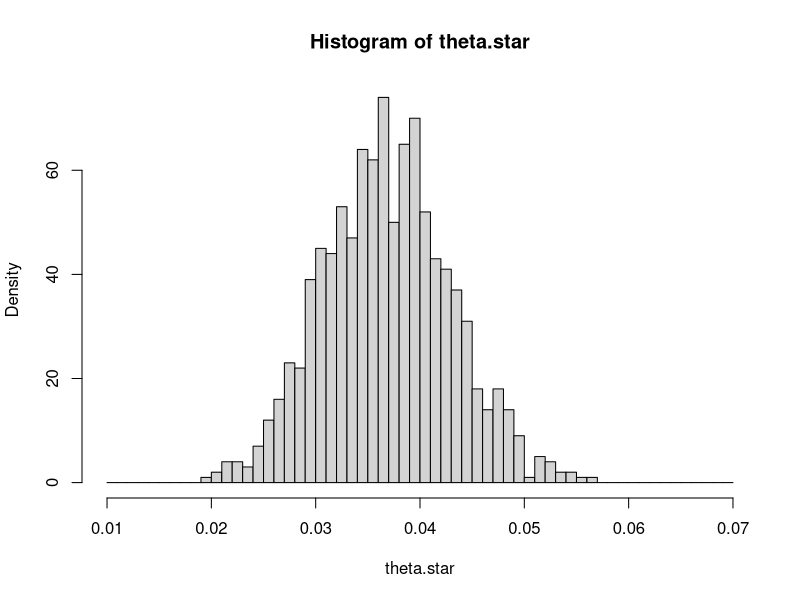

Recreate this plot in R.
#this program demonstrates the use of bootstrap for paramter estimation using a multinomial distribution
#the total counts are divided into cells, each having different probabilities of landing inside them
#a multinomial distribution is defined by one parameter, theta, which is used to find cell probabilities
#theta is the parameter to be estimated

#loop iterations
m <- 1000
#total count across all cells
n <- 3839

#cell probabilities
p <- c(0.5089,0.2411,0.2411,0.0089)

#initialize parameter found by bootstrap
theta.star <- numeric(m)

#bootstrap procedure
for(i in 1:m){
		y <- rmultinom(1,n,p)
		#the MLE for theta was found to be quadratic and so the following coefficients are used to compute it
		a <- y[1,]+y[2,]+y[3,]+y[4,]
		b <- -(y[1,]-2*y[2,]-2*y[3,]+y[4,])
		c <- -2*y[4,]
		theta.star[i] <- (-b+sqrt(b^2-4*a*c))/(2*a)
	}
cut <- seq(0.01,0.07,0.001)

hist(theta.star,breaks=cut,prob=T)

#the histogram should be cenetered around this estimated value for the parameter
theta.star.mean <- mean(theta.star)
theta.star.mean

theta.star.sd <- sd(theta.star)
theta.star.sd

#95% confidence intervals
theta.LCL <- quantile(theta.star,0.025)
theta.LCL
theta.UCL <- quantile(theta.star,0.975)
theta.UCL